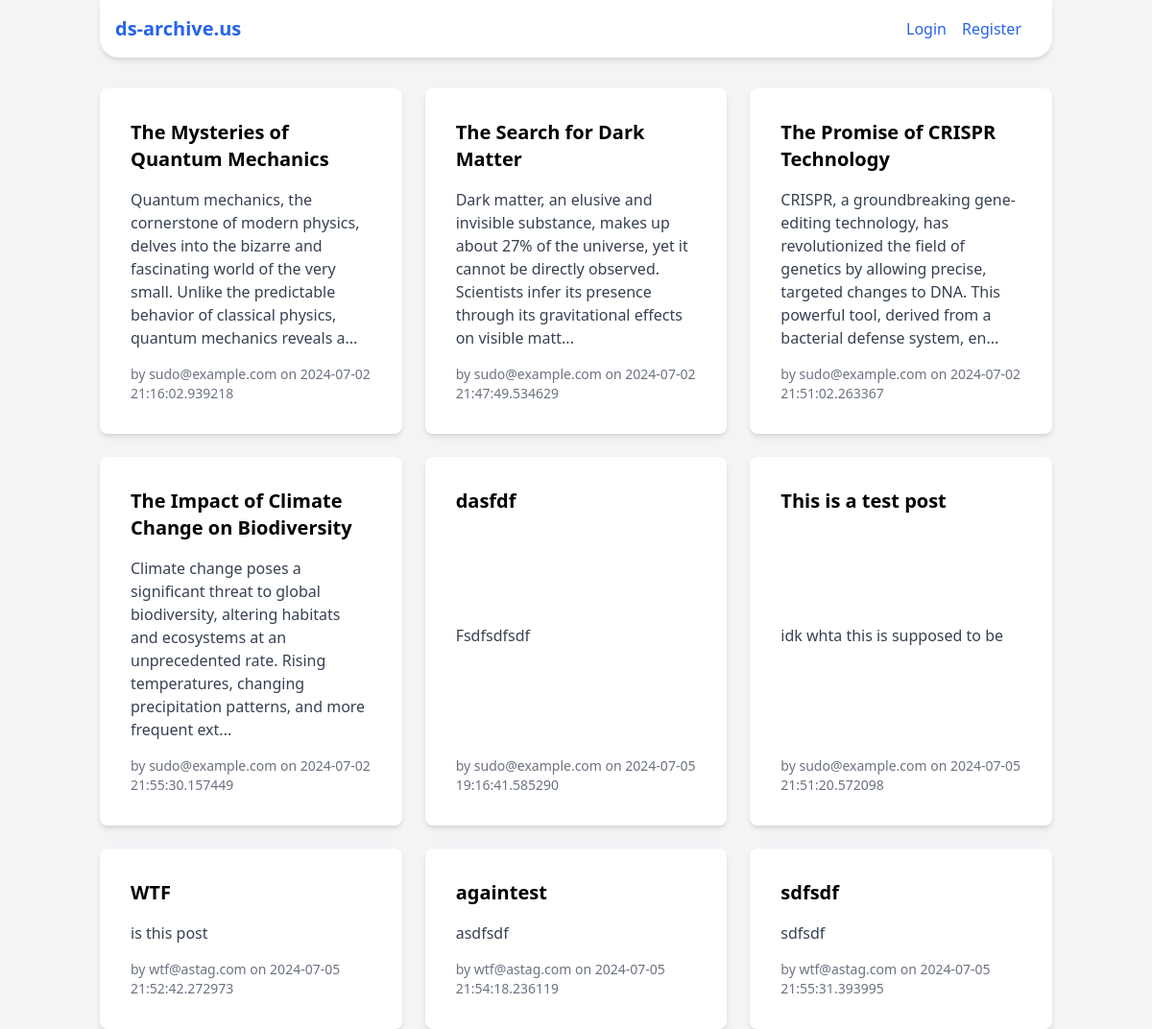
Page /api/ on the earlier database version.
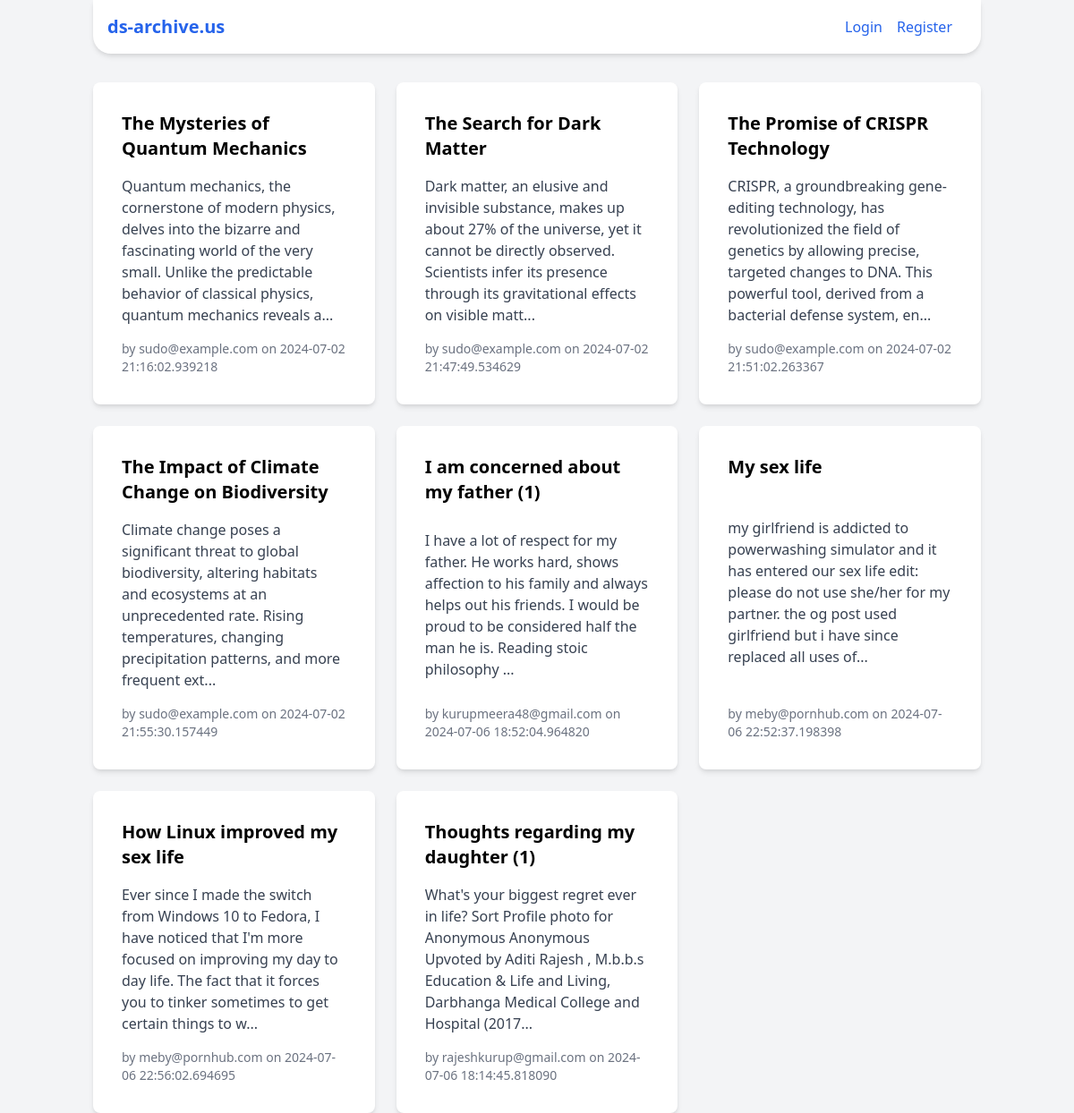
Same page on the later database version.
### app/db.py (models this page shows)
class BlogPost(Base):
    __tablename__ = 'blog_posts'
    id = Column(Integer, primary_key=True)
    title = Column(String(100), nullable=False)
    content = Column(String(1000), nullable=False)
    author = Column(String(50), nullable=False)
    created_at = Column(DateTime, default=datetime.utcnow)

### app/routes.py (the view)
@api.route("/", methods=["GET"])
def index():
    current_user = session.get('user_email')
    access_token = session.get('access_token')
    posts = db.get_all_blog_posts()
    return render_template("index.html", posts=posts, user=current_user, access_token=access_token)

### app/db.py (called while the page is built)
    def get_all_blog_posts(self):
        return self.session.query(BlogPost).all()

### app/templates/index.html (shortened to what this page needs)
<!DOCTYPE html>
<html lang="en">
<head>
    <link href="https://cdn.jsdelivr.net/npm/tailwindcss@2.2.19/dist/tailwind.min.css" rel="stylesheet">
</head>
<body class="bg-gray-100">
    <div class="container mx-auto px-4">
        <header class="bg-white shadow-md mb-8 header">
            <div class="flex items-center justify-between py-4 ml-4 mr-4">
                <h1 class="text-xl font-bold text-blue-600">ds-archive.us</h1>
                <ul class="flex gap-4">
                    {% if user %}
                        <li class="text-gray-600">Welcome, {{ user.split('@')[0] }}</li>
                        <li><a href="{{ url_for('api.logout') }}" class="text-blue-600">Logout</a></li>
                    {% else %}
                        <li><a href="{{ url_for('api.login') }}" class="text-blue-600">Login</a></li>
                        <li><a href="{{ url_for('api.register') }}" class="text-blue-600">Register</a></li>
                    {% endif %}
                </ul>
            </div>
        </header>
        <div class="grid gap-6 grid-cols-1 md:grid-cols-2 lg:grid-cols-3">
            {% for post in posts %}
                <a href="{{ url_for('api.get_post', post_id=post.id) }}" class="block">
                    <div class="bg-white rounded-lg shadow-md p-8 cursor-pointer hover:shadow-lg transition h-full flex flex-col justify-between">
                        <h3 class="text-xl font-semibold mb-4">{{ post.title }}</h3>
                        <p class="text-gray-700">
                            {{ post.content[:200] }}{% if post.content|length > 200 %}...{% endif %}
                        </p>
                        <div class="text-gray-500 text-sm mt-4">by {{ post.author }} on {{ post.created_at }}</div>
                    </div>
                </a>
            {% endfor %}
        </div>
    </div>
</body>
</html>

### app/templates/index.html (style rules this page uses)
.header { border-bottom-left-radius: 20px; border-bottom-right-radius: 20px; }

Differences in the rows shown:
removed BlogPost: title "dasfdf", content "Fsdfsdfsdf", author "sudo@example.com", created_at "2024-07-05 19:16:41.585290"
removed BlogPost: title "This is a test post", content "idk whta this is supposed to be", author "sudo@example.com", created_at "2024-07-05 21:51:20.572098"
removed BlogPost: title "WTF", content "is this post", author "wtf@astag.com", created_at "2024-07-05 21:52:42.272973"
removed BlogPost: title "againtest", content "asdfsdf", author "wtf@astag.com", created_at "2024-07-05 21:54:18.236119"
removed BlogPost: title "sdfsdf", content "sdfsdf", author "wtf@astag.com", created_at "2024-07-05 21:55:31.393995"
added BlogPost: title "I am concerned about my father (1)", content "I have a lot of respect for my father. He works hard, shows affection to his family and always helps out his friends. I would be proud to be considered half the man he is. Reading stoic philosophy", author "kurupmeera48@gmail.com", created_at "2024-07-06 18:52:04.964820"
added BlogPost: title "My sex life", content "my girlfriend is addicted to powerwashing simulator and it has entered our sex life edit: please do not use she/her for my partner. the og post used girlfriend but i have since replaced all uses of", author "meby@pornhub.com", created_at "2024-07-06 22:52:37.198398"
added BlogPost: title "How Linux improved my sex life", content "Ever since I made the switch from Windows 10 to Fedora, I have noticed that I'm more focused on improving my day to day life. The fact that it forces you to tinker sometimes to get certain things to w", author "meby@pornhub.com", created_at "2024-07-06 22:56:02.694695"
added BlogPost: title "Thoughts regarding my daughter (1)", content "What's your biggest regret ever in life? Sort Profile photo for Anonymous Anonymous Upvoted by Aditi Rajesh , M.b.b.s Education & Life and Living, Darbhanga Medical College and Hospital (2017", author "rajeshkurup@gmail.com", created_at "2024-07-06 18:14:45.818090"
